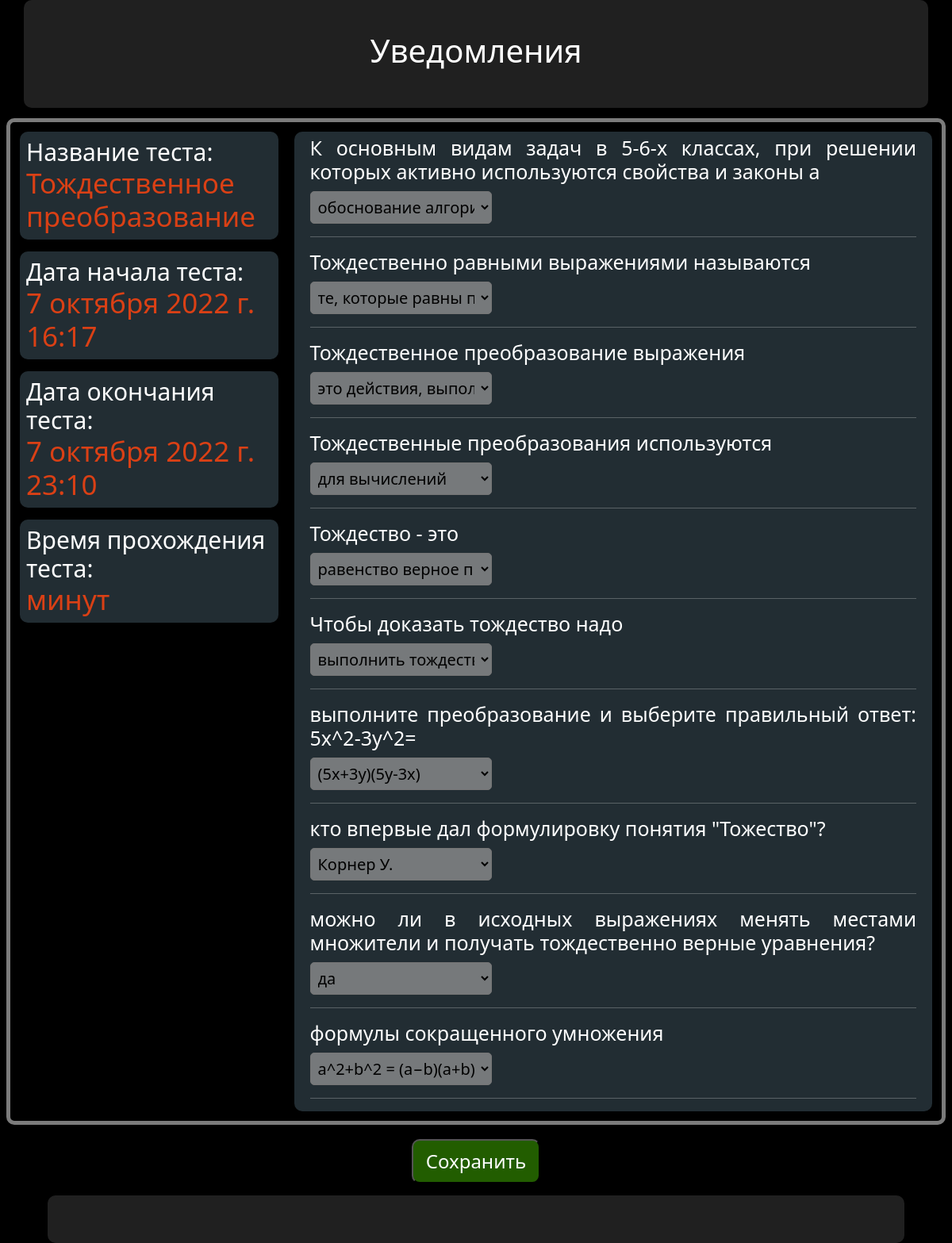
The app's page /test/3, older data.
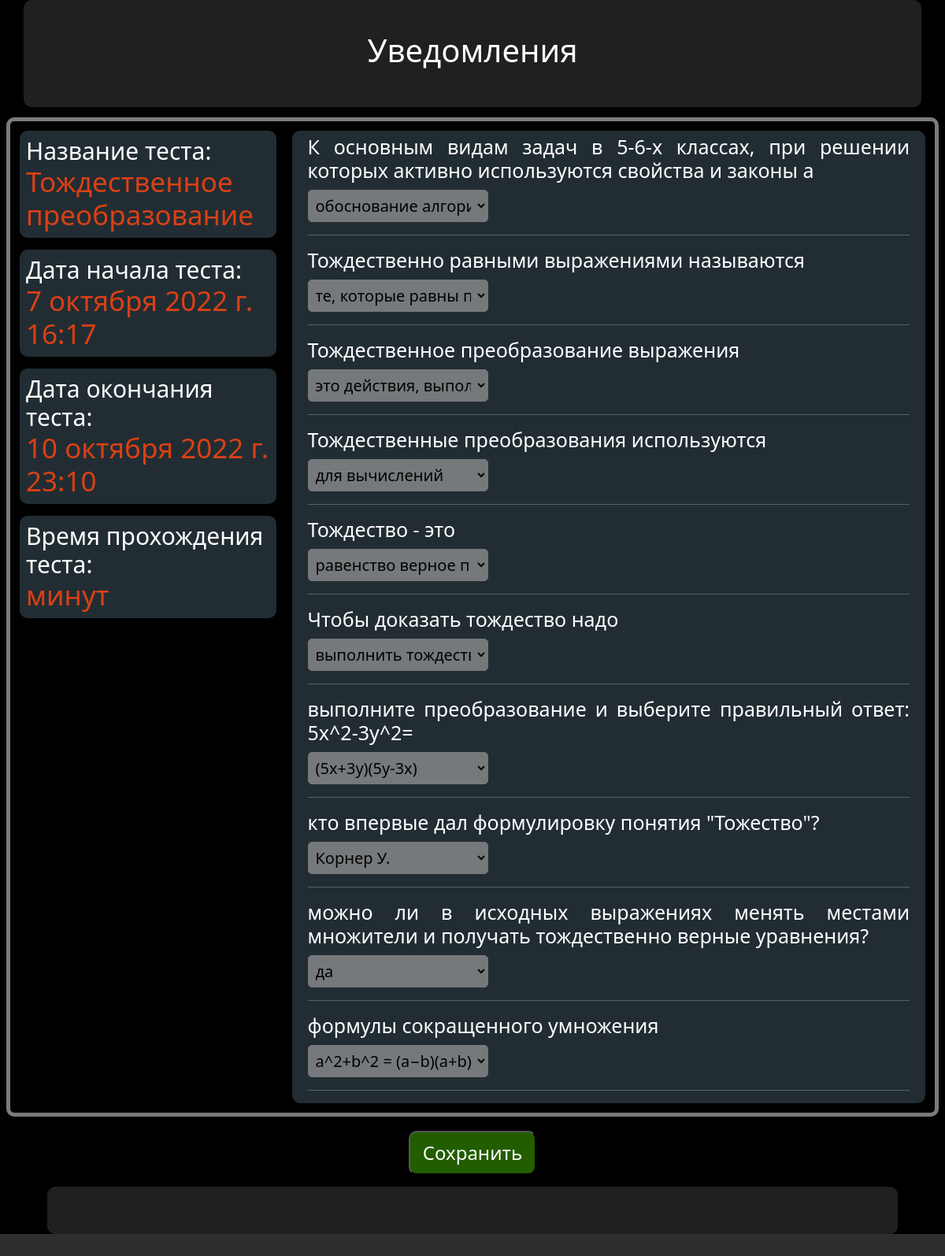
The same page, newer data.
### lecture/models.py (models this page shows, shortened)
class Test(models.Model):
    class Meta:
        verbose_name = 'Тест'
        verbose_name_plural = 'Тесты'
        ordering = ['name_test']
    name_test = models.CharField('Наименование теста', max_length=255)
    start_date = models.DateTimeField('Дата открытие теста')
    end_date = models.DateTimeField('Дата закрытие теста')
    distance = models.IntegerField('Время прохождения теста(мин)')
    is_active = models.BooleanField('Опубликован', null=True)
    answer = models.ManyToManyField(Answer, verbose_name='Вопросы')
    attempts = models.IntegerField(verbose_name='Попытки', max_length=10)

### lecture/views.py (the view)
# urls.py: path('test/<int:sub_id>', show_test, name='test'),
def show_test(req, sub_id):
    global id_test
    id_test = sub_id
    data = {
        'test': Test.objects.filter(id=sub_id).order_by('start_date'),
        'title_page': 'Тест',
        'title': 'Тест'
    }
    return render(req, 'lecture/test.html', data)

### lecture/models.py (called while the page is built)
    def __str__(self):
        return self.name

    def __str__(self):
        return self.name

### lecture/templates/lecture/test.html (shortened to what this page needs)
{% extends 'lecture/index.html' %}
{% block content %}
{% for el in test %}
<div class="test_flex">
<div class="test_manage">
    <h2>Название теста: <br> <span class="red_exception">{{ el.name_test }} </span></h2>
    <h2>Дата начала теста: <br> <span class="red_exception">{{ el.start_date }}</span></h2>
    <h2>Дата окончания теста:<br> <span class="red_exception">{{ el.end_date }}</span></h2>
    <h2>Время прохождения теста:<br> <span class="red_exception">{{ distance }} минут </span></h2>
</div>
<div class="answer_manage">
    {% for answer in el.answer.all %}
        <h2>{{ answer }}</h2>
    <form action="/result" method="post" name="user_ask">
        <h5><select name="list">
        {% for ask in answer.ask.all %}
            <h5><option value="{{ answer }}||{{ ask }}">{{ ask }}</option></h5>
        {% endfor %}
        </select></h5><hr style="color: #fff;">
        {% endfor %}
    </div>
    </div>
        <p class="success_save"><input type="submit" value="Сохранить" name="ask"></p>
{% endfor %}
{% endblock %}

Row changes from the older to the newer data that the page shows:
changed Test "Тождественное преобразование": end_date "7 октября 2022 г. 23:10" → "10 октября 2022 г. 23:10"
